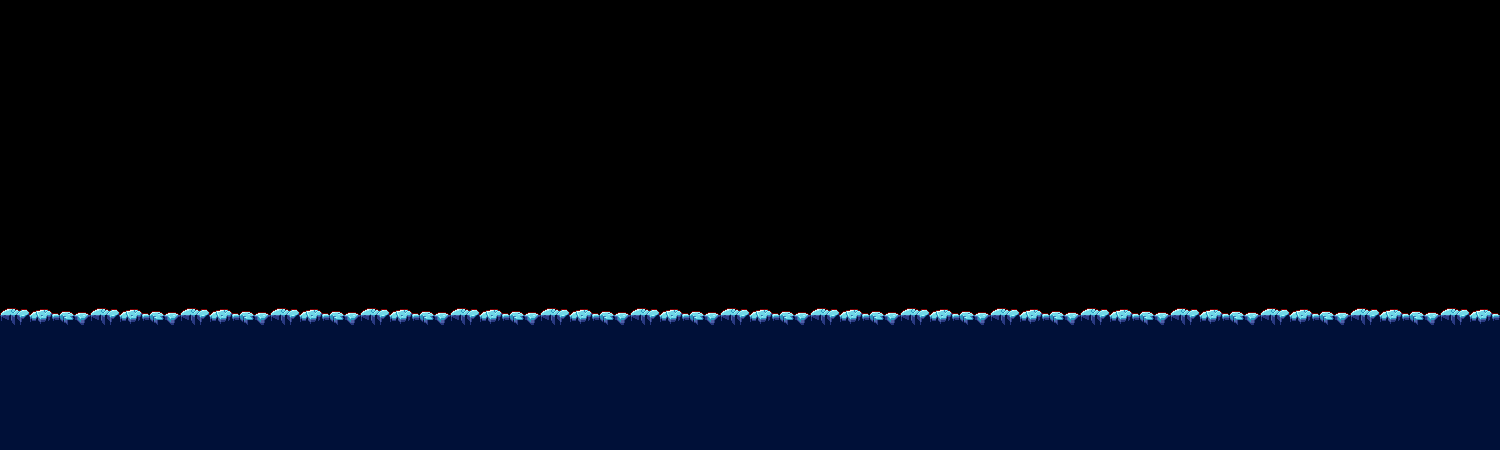

This game map was drawn from its Tiled (.tmx) file and the tilesets committed beside it. A one-line description and the trimmed map source follow:
An orthogonal 100x30 tile map with 15x15 px tiles, 1 tile layer (Tile Layer 1).

<map version="1.5" tiledversion="1.7.0" orientation="orthogonal" renderorder="right-down" width="100" height="30" tilewidth="15" tileheight="15" infinite="0" nextlayerid="3" nextobjectid="1">
 <tileset firstgid="1" source="../TileSets/Metroid_ZeroMission_Brinstar.tsx" />
 <layer id="2" name="Tile Layer 1" width="100" height="30">
  <data>[3000 cells, 3000 non-empty, 14 distinct tile ids]</data>
 </layer>
</map>
